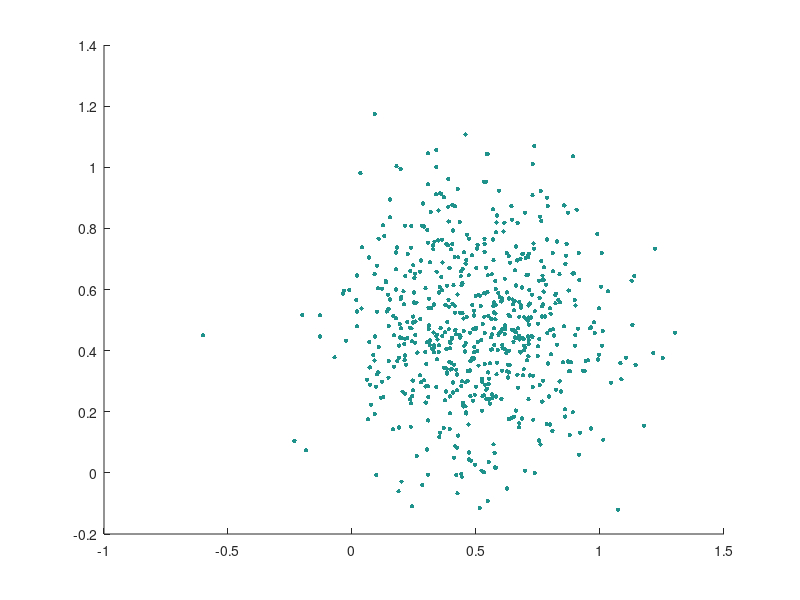

The MATLAB source for this figure:
% Number of particles
numParticles = 1000;

% Initialize particles and weights
particles = rand(numParticles, 2); % Assuming 2D state space
weights = ones(numParticles, 1) / numParticles;

% Define motion and measurement models
motionModel = @(x) x + randn(size(x)) * 0.1; % Example motion model
measurementModel = @(x, z) exp(-sum((x - z).^2, 2)); % Example measurement model

% Simulate a measurement
measurement = [0.5, 0.5];

for t = 1:100
    % Prediction step
    particles = motionModel(particles);
    
    % Update step
    weights = measurementModel(particles, measurement);
    weights = weights / sum(weights); % Normalize weights
    
    % Resampling step
    indices = randsample(1:numParticles, numParticles, true, weights);
    particles = particles(indices, :);
    weights = ones(numParticles, 1) / numParticles;
    
    % Plot particles
    scatter(particles(:,1), particles(:,2), 10, weights, 'filled');
    pause(0.1);
end